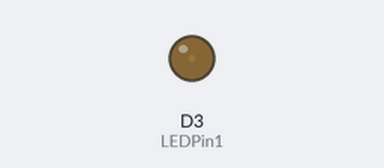
Recording of a sketch running on a simulated ESP8266 (NodeMCU). Shown: output pins drawn as LEDs (lit = HIGH).

Above: at 0.05 s.
At 0.75 s:
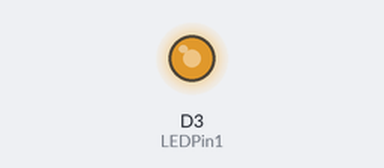
At 1.15 s:
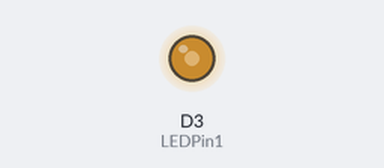
At 1.45 s:
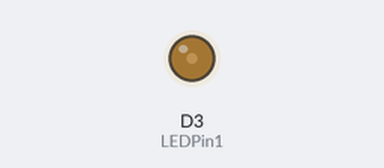
Timing chart, 0 to 3.9 s (numbered marks = the images above):
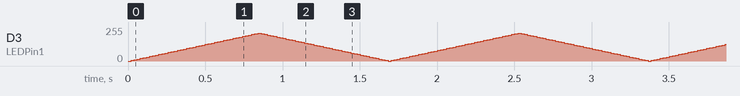

The sketch:

blinky.ino
```cpp
int LEDPin1 = D3;

int brightness = 0;
int fadeAmount = 5;

void setup() {
  pinMode(LEDPin1, OUTPUT);
}

void loop() {
  analogWrite(LEDPin1, brightness);
  brightness = brightness + fadeAmount;
  if (brightness == 00 || brightness == 210) {
    fadeAmount = -fadeAmount ;
  }
  delay(20);
}
```
